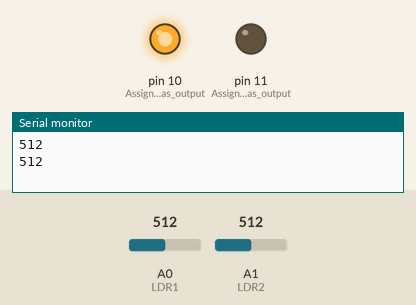
The sketch below on a simulated Arduino Uno, built with avr-gcc and run on an emulated ATmega328P. Shown: output pins drawn as LEDs (lit = HIGH), the last lines printed to the serial monitor. Inputs (shaded band) come from the test bench; at power-on: A0 (LDR1) = 512, A1 (LDR2) = 512.

Above: at 0.1 s.
At 9.6 s:
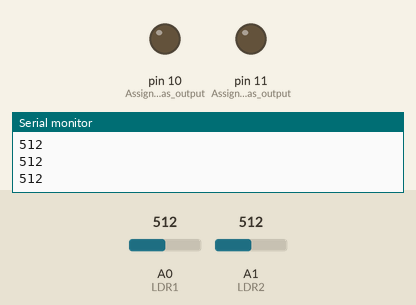
Timing chart, 0 to 11.1 s (numbered marks = the images above):
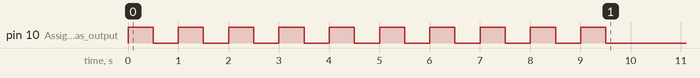

The sketch:

lrdcomp_arduino.ino
```cpp
int p,q,i=1;
void setup()
{
  Serial.begin(115200);
  pinMode(10,OUTPUT);   // Assign pin 10 as output
  pinMode(11,OUTPUT);   // Assign pin 11 as output
  for(i=1;i<=10;i++)
  {
    p=analogRead(A0);   // Read the analog value of LDR1
    q=analogRead(A1);  // Read the analog value of LDR2
    Serial.println(p);  // Display the value converted by ADC in the range of 0-1023
    Serial.println(q);   // Display the value converted by ADC in the range of 0-1023
    if (p<q)             // Compare the values
    {
      digitalWrite(11, HIGH); // If condition true then blink the red LED
      delay(500);
      digitalWrite(11, LOW);
      delay(500);
    }
    else
    {
      digitalWrite(10, HIGH); // otherwise blink green LED
      delay(500);
      digitalWrite(10, LOW);
      delay(500);
    }
  }
}

void loop() {
  // put your main code here, to run repeatedly:

}
```
